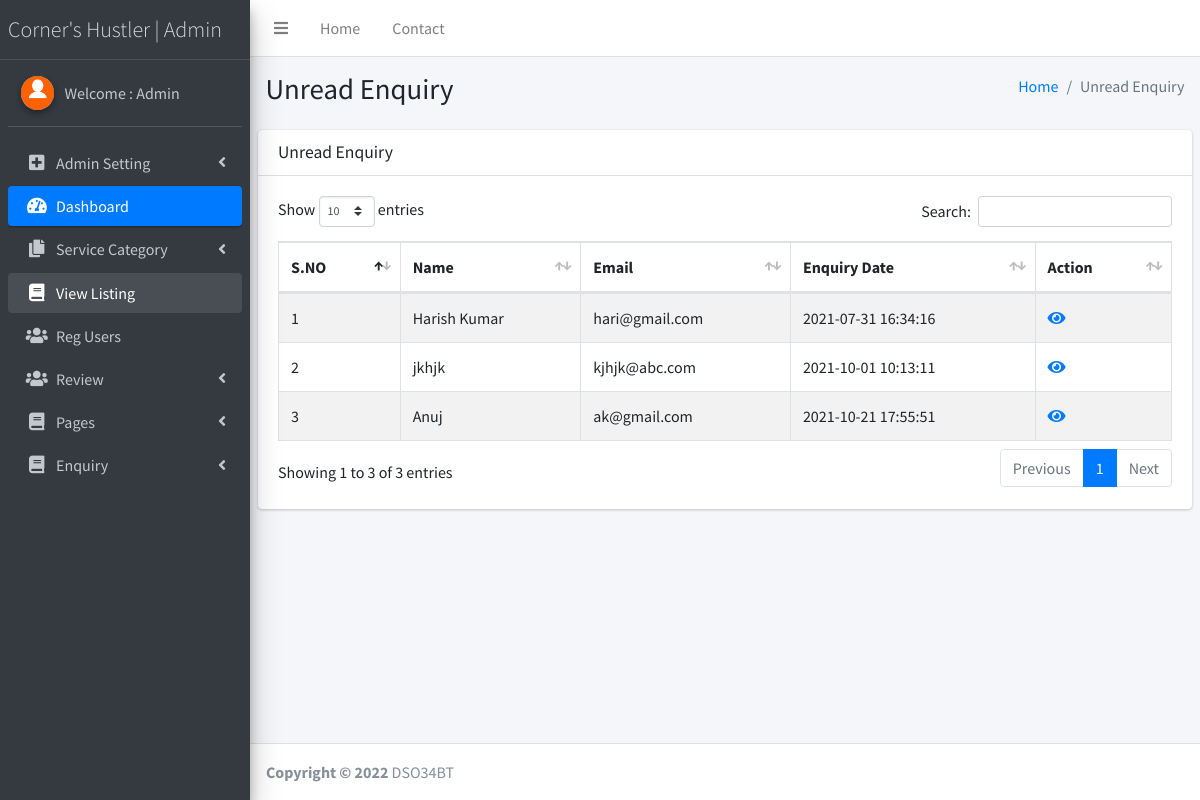
The app's page /admin/unread-enquiry.php (signed in) with its own data.
### tables this page shows
CREATE TABLE `tblcontact` (
  `ID` int(10) NOT NULL,
  `Name` varchar(200) DEFAULT NULL,
  `Email` varchar(200) DEFAULT NULL,
  `Message` mediumtext DEFAULT NULL,
  `EnquiryDate` timestamp NOT NULL DEFAULT current_timestamp(),
  `IsRead` int(5) DEFAULT NULL
);

### admin/unread-enquiry.php (the view, shortened to what this page needs)
<?php
if (strlen($_SESSION['lssemsaid']==0)) {
  header('location:logout.php');
  } else{
  ?>
<!DOCTYPE html>
<html>
<head>
  <link rel="stylesheet" href="plugins/fontawesome-free/css/all.min.css">
  <link rel="stylesheet" href="https://code.ionicframework.com/ionicons/2.0.1/css/ionicons.min.css">
  <link rel="stylesheet" href="plugins/datatables-bs4/css/dataTables.bootstrap4.css">
  <link rel="stylesheet" href="dist/css/adminlte.min.css">
</head>
<body class="hold-transition sidebar-mini">
<div class="wrapper">
  <?php include_once('includes/header.php');?>
<?php include_once('includes/sidebar.php');?>
  <div class="content-wrapper">
    <section class="content-header">
      <div class="container-fluid">
        <div class="row mb-2">
          <div class="col-sm-6">
            <h1>Unread Enquiry</h1>
          </div>
          <div class="col-sm-6">
            <ol class="breadcrumb float-sm-right">
              <li class="breadcrumb-item"><a href="dashboard.php">Home</a></li>
              <li class="breadcrumb-item active">Unread Enquiry</li>
            </ol>
          </div>
        </div>
      </div>
    </section>
    <section class="content">
      <div class="row">
        <div class="col-12">
          <div class="card">
            <div class="card-header">
              <h3 class="card-title">Unread Enquiry</h3>
            </div>
            <div class="card-body">
              <table id="example1" class="table table-bordered table-striped">
                <thead>
                <tr>
                  <th>S.NO</th>
                 <th>Name</th>
                    <th>Email</th>
                    <th>Enquiry Date</th>
                  <th>Action</th>
                </tr>
                </thead>
                 <?php
$sql="select * from tblcontact where IsRead is null";
$query = $dbh -> prepare($sql);
$query->execute();
$results=$query->fetchAll(PDO::FETCH_OBJ);
$cnt=1;
if($query->rowCount() > 0)
{
foreach($results as $row)
{               ?>
                <tr>
                  <td><?php echo htmlentities($cnt);?></td>
                  <td><?php  echo htmlentities($row->Name);?></td>
                  <td><?php  echo htmlentities($row->Email);?></td>
                  <td><?php  echo htmlentities($row->EnquiryDate);?></td>
                  <td> <a href="view-enquiry.php?vid=<?php echo htmlentities ($row->ID);?>"><i class="fa fa-eye" aria-hidden="true"></i></a></td>
                </tr>
                <?php $cnt=$cnt+1;}} ?>
              </table>
            </div>
          </div>
        </div>
      </div>
    </section>
  </div>
 <?php include_once('includes/footer.php');?>
</div>
</body>
</html>
<?php }  ?>

### admin/includes/sidebar.php (shortened to what this page needs)
  <aside class="main-sidebar sidebar-dark-primary elevation-4">
    <a href="dashboard.php" class="brand-link" style="font-weight:bold; font-size:22px;">
      <span class="brand-text font-weight-light">Corner's Hustler | Admin</span>
    </a>
    <div class="sidebar">
      <div class="user-panel mt-3 pb-3 mb-3 d-flex">
        <div class="image">
          <img src="dist/img/download.png" class="img-circle elevation-2" alt="User Image">
        </div>
        <div class="info">
<?php
$aid=$_SESSION['lssemsaid'];
$sql="SELECT AdminName from  tbladmin where ID=:aid";
$query = $dbh -> prepare($sql);
$query->bindParam(':aid',$aid,PDO::PARAM_STR);
$query->execute();
$results=$query->fetchAll(PDO::FETCH_OBJ);
$cnt=1;
if($query->rowCount() > 0)
{
foreach($results as $row)
{               ?>
          <a href="admin-profile.php" class="d-block">Welcome : <?php  echo $row->AdminName;?></a>
          <?php $cnt=$cnt+1;}} ?>
        </div>
      </div>
      <nav class="mt-2">
        <ul class="nav nav-pills nav-sidebar flex-column" data-widget="treeview" role="menu" data-accordion="false">
            <li class="nav-item has-treeview">
            <a href="#" class="nav-link">
              <i class="nav-icon fas fa-plus-square"></i>
              <p>
                Admin Setting
                <i class="fas fa-angle-left right"></i>
              </p>
            </a>
          </li>
          <li class="nav-item has-treeview menu-open">
            <a href="dashboard.php" class="nav-link active">
              <i class="nav-icon fas fa-tachometer-alt"></i>
              <p>
                Dashboard
               </p>
            </a>
          </li>
          <li class="nav-item has-treeview">
            <a href="#" class="nav-link">
              <i class="nav-icon fas fa-copy"></i>
              <p>
                Service Category
                <i class="fas fa-angle-left right"></i>
              </p>
            </a>
          </li>
           <li class="nav-item has-treeview menu-open">
            <a href="listing.php" class="nav-link">
              <i class="nav-icon fas fa-book"></i>
              <p>
                View Listing
               </p>
            </a>
          </li>
          <li class="nav-item has-treeview">
            <a href="reg-users.php" class="nav-link">
              <i class="nav-icon fas fa-users"></i>
              <p>
                Reg Users
               </p>
            </a>
          </li>
<li class="nav-item has-treeview">
            <a href="#" class="nav-link">
              <i class="nav-icon fas fa-users"></i>
              <p>
                Review
                <i class="right fas fa-angle-left"></i>
              </p>
            </a>
          </li>
          <li class="nav-item has-treeview">
            <a href="#" class="nav-link">
              <i class="nav-icon fas fa-book"></i>
              <p>
                Pages
                <i class="fas fa-angle-left right"></i>
              </p>
            </a>
          </li>
       <li class="nav-item has-treeview">
            <a href="#" class="nav-link">
              <i class="nav-icon fas fa-book"></i>
              <p>
                Enquiry
                <i class="fas fa-angle-left right"></i>
              </p>
            </a>
          </li>
        </ul>
      </nav>
    </div>
  </aside>

### records on screen
tblcontact: Name "Harish Kumar", Email "hari@gmail.com", EnquiryDate "2021-07-31 16:34:16"
tblcontact: Name "jkhjk", Email "kjhjk@abc.com", EnquiryDate "2021-10-01 10:13:11"
tblcontact: Name "Anuj", Email "ak@gmail.com", EnquiryDate "2021-10-21 17:55:51"

### other values on screen
$row->AdminName "Admin"
